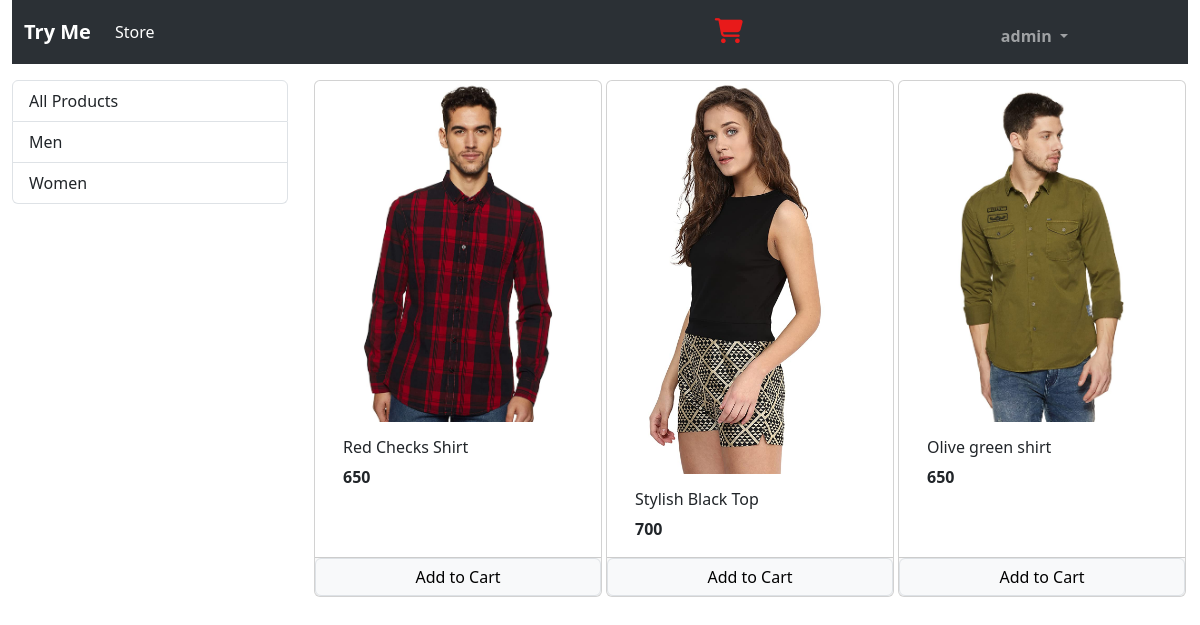
The app's page / (signed in) with its own data.
### products/models.py (models this page shows, shortened)
class Category(models.Model):
    name=models.CharField(max_length=30)

class Product(models.Model):
    name=models.CharField(max_length=50)
    price=models.IntegerField(default=0)
    category=models.ForeignKey(Category,on_delete=models.CASCADE,default=1)
    description=models.CharField(max_length=100,null=True,blank=True,default='')
    image=models.ImageField(upload_to='products')
    def __str__(self) -> str:
        return self.name
    @staticmethod
    def get_all_products():
        return Product.objects.all

### products/views.py (the view)
# urls.py: path("",index,name="index"),
def index(request):
    products=Product.objects.all()
    categories=Category.objects.all()
    categoryID=request.GET.get('category')
    if categoryID:
        products=Product.get_all_products_by_categoryid(categoryID)
    else:
        products=Product.get_all_products()
    context={'products':products,'categories':categories}
    return render(request,"accounts/index.html",context)

### templates/accounts/index.html
{% extends 'accounts/base.html' %}
{% block content %}
{% load cart %}
        <div class="row">
            <div class="col-lg-3 mx-auto mt-3">
                <ul class="list-group">
                    <a href="/" class="list-group-item list-group-item-action">All Products</a>
                    {% for category in categories %}
                    <a href="/?category={{category.id}}" class="list-group-item list-group-item-action">{{category.name}}</a>
                {% endfor %}
                </ul>
            </div>
            <div class="col-lg-9 mx-auto">
                <div class="row mx-auto mt-3">
                    {% for product in products %}
                    <div class="card mx-auto mb-3" style="width: 18rem;">
                        <img src="/media/{{product.image}}" class="card-img-top" alt="...">
                        <div class="card-body">
                          <h6 class="card-title">{{product.name}}</h6>
                          <p class="card-text"><b>{{product.price}}</b></p>
                        </div>
                        <div class="card-footer row p-0 nu-gutters">
                            <a href="{% url 'add_to_cart' product.id %}" class="btn btn-light border">Add to Cart</a>
                        </div>
                      </div>
                      {% endfor %}
                </div>
            </div>
        </div>
{% endblock %}

### templates/accounts/base.html (shortened to what this page needs)
{% load static %}
<!doctype html>
<html lang="en">
  <head>
    <link rel="stylesheet" href="https://cdnjs.cloudflare.com/ajax/libs/font-awesome/6.4.2/css/all.min.css" />
    <link rel="stylesheet" href="https://cdnjs.cloudflare.com/ajax/libs/font-awesome/6.4.2/css/fontawesome.min.css" />
    <link rel="stylesheet" href="https://cdnjs.cloudflare.com/ajax/libs/font-awesome/6.4.2/css/fontawesome.min.css" />
    <link href="https://cdn.jsdelivr.net/npm/bootstrap@5.3.2/dist/css/bootstrap.min.css" rel="stylesheet">
  </head>
  <body>
    <div class="container-fluid">
        <nav class="navbar navbar-expand-lg bg-body-tertiary" data-bs-theme="dark">
            <div class="container-fluid">
              <a class="navbar-brand" href=""><b>Try Me</b></a>
              <div class="collapse navbar-collapse" id="navbarSupportedContent">
                <ul class="navbar-nav me-auto mb-2 mb-lg-0">
                  <li class="nav-item">
                    <a class="nav-link active" aria-current="page" href="#">Store</a>
                  </li>
                </ul>
               <a href="{% url 'shopping_cart' %}"><i class="fa-solid fa-cart-shopping icon">{{request.user.cart_items.keys}}</i></a>
                <ul class="navbar-nav  my-2 mb-lg-0">
                    {% if user.is_authenticated %}
                    <li class="nav-item dropdown drop">
                      <a class="nav-link dropdown-toggle" href="#" role="button" data-bs-toggle="dropdown" aria-expanded="false">
                        <b>{{request.user}}</b>
                      </a>
                    </li>
                      {% endif %}
                  </ul>
              </div>
            </div>
          </nav>
        {% block content %}
        {% endblock %}
    </div>
  </body>
</html>

### templates/accounts/base.html (style rules this page uses)
.icon { color: rgb(232, 26, 26); font-size: 25px; padding-right: 250px; }
.drop { padding-right: 100px; }

### records on screen
Category: name "Men"
Category: name "Women"
Product: image (picture), name "Red Checks Shirt", price "650"
Product: image (picture), name "Stylish Black Top", price "700"
Product: image (picture), name "Olive green shirt", price "650"

### other values on screen
{{ request.user }} "admin"
